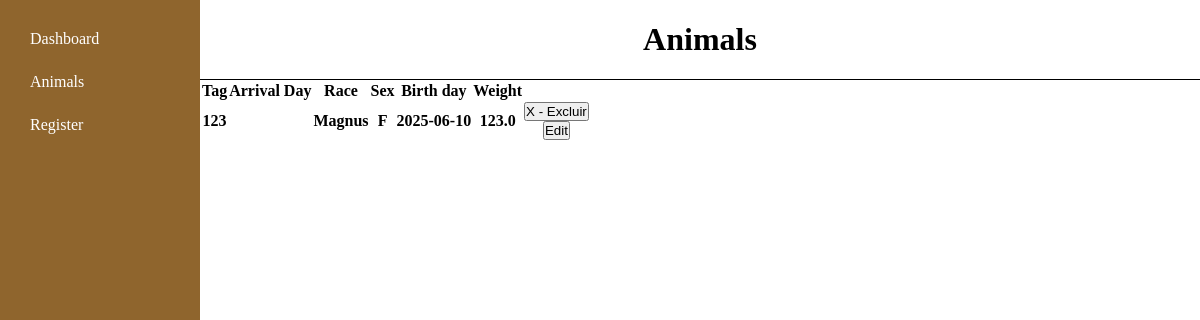
The app's page /animals, older data.
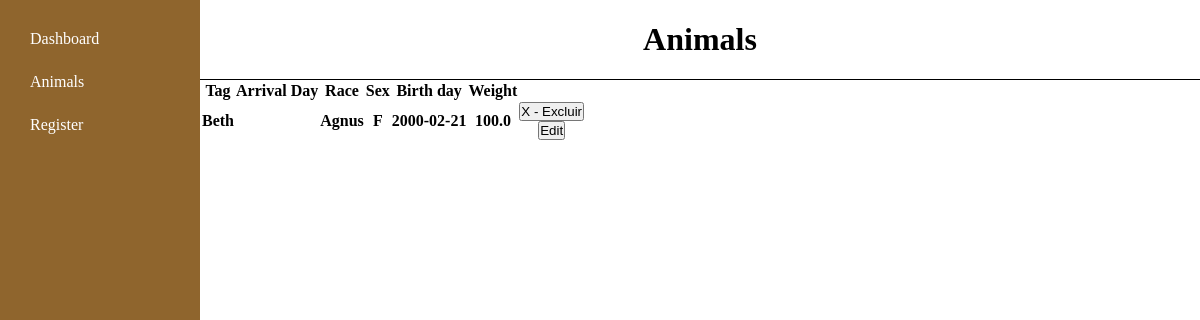
The same page, newer data.
### tables this page shows
CREATE TABLE cattle (
            id INTEGER PRIMARY KEY AUTOINCREMENT, -- ID of the animal,
            tag TEXT UNIQUE, -- physical identification of the animal
            race TEXT, -- Race, ex: Angus, Nelore
            sex TEXT CHECK(sex IN('M', 'F')), -- Only M(for males) or F(for females)
            birth_day DATE,
            weight REAL, -- Weight for future analysis
            status TEXT DEFAULT 'Active' -- Active, Sold or Dead
            );

### app.py (the view)
@app.route("/animals")
def animals():
    all_animals = database.search_all()
    return render_template("animals.html", animals_list=all_animals)

### database.py (called while the page is built)
def database_connect():
    conn = sqlite3.connect("data.db", timeout=10) #Connects to the database file
    conn.row_factory = sqlite3.Row #Allows access the rows by the name (e.g: line["name"]) instead of the index (e.g: line[0])
    return conn

def search_all():
    conn = database_connect()
    data = conn.execute("SELECT * FROM cattle").fetchall()
    conn.close()
    return data

### templates/animals.html (shortened to what this page needs)
<!DOCTYPE html>
<html lang="en">
<head>
    <link rel="stylesheet" href="{{ url_for('static', filename='/css/menu.css') }}">
</head>
<body>
    <div class="titleSection">
        <h1>Animals</h1>
    </div>
    <section class="sideMenu">
        <div>
            <a href="/dashboard">Dashboard</a>
            <a href="/animals">Animals</a>
            <a href="/register">Register</a>
        </div>
    </section>
    <section>
        <table>
            <tr>
                <th>Tag</th>
                <th>Arrival Day</th>
                <th>Race</th>
                <th>Sex</th>
                <th>Birth day</th>
                <th>Weight</th>
            </tr>
            {% for animal in animals_list %}
            <tr>
                <th>{{ animal['tag'] }}</th>
                <th>{{ animal['arrival_day'] }}</th>
                <th>{{ animal['race'] }}</th>
                <th>{{ animal['sex'] }}</th>
                <th>{{ animal['birth_day'] }}</th>
                <th>{{ animal['weight'] }}</th>
                <th>
                    <form action="/delete" method="post">
                        <button type="submit" onclick="confirm('Do you really want to delete this animal from the database?')">X - Excluir</button>
                    </form>
                    <form action="">
                        <button>Edit</button>
                    </form>
                </th>
            </tr>
            {% endfor %}
        </table>
    </section>
</body>
</html>

### static/css/menu.css (style rules this page uses)
* { margin: 0; padding: 0; box-sizing: border-box; }
body { display: grid; grid-template-columns: 200px 1fr; grid-template-rows: 80px 1fr; grid-template-areas: "sidebar header" "sidebar main"; min-height: 100vh; }
.titleSection { grid-area: header; text-align: center; display: flex; justify-content: center; align-items: center; border-bottom: 1px solid black; }
.titleSection h1 { color: rgb(0, 0, 0); }
.sideMenu { grid-area: sidebar; background-color: rgb(143, 101, 45); padding: 20px; z-index: 10; }
.sideMenu a { color: white; text-decoration: none; display: block; padding: 10px; margin-bottom: 5px; transition: background 0.3s; }

Row changes from the older to the newer data that the page shows:
removed cattle: tag "123", race "Magnus", sex "F", birth_day "2025-06-10", weight "123.0"
added cattle: tag "Beth", race "Agnus", sex "F", birth_day "2000-02-21", weight "100.0"
